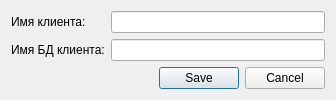
<?xml version="1.0" encoding="UTF-8"?>
<ui version="4.0">
 <class>ClientEditorDialog</class>
 <widget class="QDialog" name="ClientEditorDialog">
  <property name="geometry">
   <rect>
    <x>0</x>
    <y>0</y>
    <width>336</width>
    <height>95</height>
   </rect>
  </property>
  <property name="windowTitle">
   <string>Dialog</string>
  </property>
  <layout class="QVBoxLayout" name="verticalLayout">
   <item>
    <layout class="QFormLayout" name="formLayout">
     <item row="0" column="0">
      <widget class="QLabel" name="label">
       <property name="text">
        <string>Имя клиента:</string>
       </property>
      </widget>
     </item>
     <item row="0" column="1">
      <widget class="QLineEdit" name="nameLineEdit"/>
     </item>
     <item row="1" column="0">
      <widget class="QLabel" name="label_2">
       <property name="text">
        <string>Имя БД клиента:</string>
       </property>
      </widget>
     </item>
     <item row="1" column="1">
      <widget class="QLineEdit" name="databaseNameLineEdit"/>
     </item>
    </layout>
   </item>
   <item>
    <widget class="QDialogButtonBox" name="buttonBox">
     <property name="standardButtons">
      <set>QDialogButtonBox::Cancel|QDialogButtonBox::Save</set>
     </property>
    </widget>
   </item>
  </layout>
 </widget>
 <resources/>
 <connections/>
</ui>
